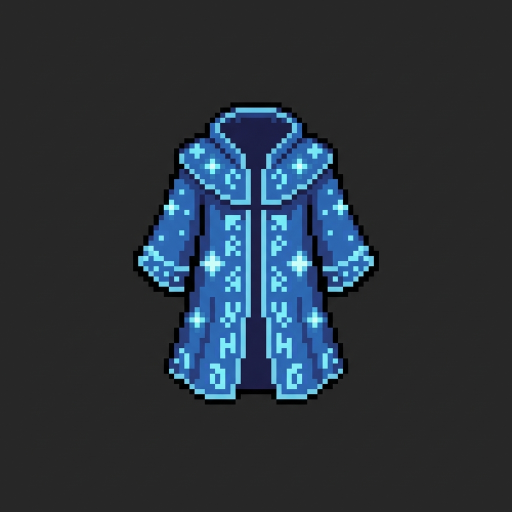
#> input picture raw_assets/ai_generated_raw/arcane_robe.png, 1024 x 1024 px, found by its file name (shown at 1/2 size); its folder holds only this picture in this run
$ python process_assets.py
#> lines starting #> are read from the running program, lines starting #| are printed output that depends on the picture
#> in remove_background_pixels, img is the input picture: PIL image 1024x1024 RGB; mean R, G, B 41.8, 51.1, 60.3
from PIL import Image, ImageFilter, ImageDraw
import os
import re
import numpy as np
from collections import Counter

input_dir = "raw_assets/ai_generated_raw"
output_dir = "raw_assets/ai_processed_transparent"

# Watermark detection settings
WATERMARK_DETECTION_HEIGHT_PCT = 0.08  # Bottom 8% height to check
WATERMARK_DETECTION_WIDTH_PCT = 0.25   # Right 25% width to check
INPAINT_RADIUS = 5  # Radius for inpainting blur

# Background color detection settings
COLOR_TOLERANCE = 35  # Tolerance for background color matching (0-255)
CORNER_SAMPLE_SIZE = 15  # Pixels to sample from each corner

def detect_background_color(img, sample_size=CORNER_SAMPLE_SIZE):
    """
    自动检测背景颜色，通过采样四个角落的像素。
    返回最常见的颜色作为背景色 (R, G, B)。
    """
    width, height = img.size
    pixels = img.load()

    corner_pixels = []

    # 采样四个角落
    corners = [
        (0, 0),                          # 左上
        (width - sample_size, 0),        # 右上
        (0, height - sample_size),       # 左下
        (width - sample_size, height - sample_size)  # 右下
    ]

    for cx, cy in corners:
        for dx in range(sample_size):
            for dy in range(sample_size):
                x = min(max(cx + dx, 0), width - 1)
                y = min(max(cy + dy, 0), height - 1)
                r, g, b, a = pixels[x, y]
                if a > 128:  # 只统计非透明像素
                    # 量化颜色以减少噪声（每8级一个桶）
                    quantized = ((r // 8) * 8, (g // 8) * 8, (b // 8) * 8)
                    corner_pixels.append(quantized)

    if not corner_pixels:
        return (255, 255, 255)  # 默认白色

    # 找出最常见的颜色
    color_counts = Counter(corner_pixels)
    most_common = color_counts.most_common(1)[0][0]

    return most_common

def is_background_color(r, g, b, bg_color, tolerance=COLOR_TOLERANCE):
    """
    检查像素是否接近背景色（使用欧几里得距离）。
    """
    bg_r, bg_g, bg_b = bg_color
    distance = ((r - bg_r) ** 2 + (g - bg_g) ** 2 + (b - bg_b) ** 2) ** 0.5
    return distance < tolerance

# [17 lines left out: function is_white_or_light, not called in this run]

def detect_watermark_region(img):
    """
    Detects if there's a watermark-like pattern in the bottom-right corner.
    Returns the bounding box of the watermark region if detected, None otherwise.
    """
    width, height = img.size
#> width = 1024; height = 1024
    pixels = img.load()

    # Define detection area (Bottom-Right corner)
    check_h = int(height * WATERMARK_DETECTION_HEIGHT_PCT)
#> check_h = 81
    check_w = int(width * WATERMARK_DETECTION_WIDTH_PCT)
#> check_w = 256

    start_x = width - check_w
#> start_x = 768
    start_y = height - check_h
#> start_y = 943

    # Get the background color (from top-left, assumed to be background)
    bg_r, bg_g, bg_b, bg_a = pixels[0, 0]
#> bg_r = 39; bg_g = 39; bg_b = 39; bg_a = 255

    # Count pixels that differ significantly from background (potential watermark)
    non_bg_count = 0
    total_pixels = check_w * check_h
#> total_pixels = 20736

    for y in range(start_y, height):
        for x in range(start_x, width):
            r, g, b, a = pixels[x, y]
            # Check if this pixel is different from background
            color_diff = abs(r - bg_r) + abs(g - bg_g) + abs(b - bg_b)
            if color_diff > 30 and a > 128:  # Significant color difference and visible
                non_bg_count += 1
#> after the loop, non_bg_count = 0

    # If more than 5% of the corner area has non-background pixels, likely watermark
    watermark_ratio = non_bg_count / max(total_pixels, 1)
#> watermark_ratio = 0
    if watermark_ratio > 0.05:
        return (start_x, start_y, width, height)

    return None

# [70 lines left out: function inpaint_region, not called in this run]

def smart_watermark_removal(img):
    """
    Intelligently detects and removes watermark using inpainting.
    Only acts if a watermark is detected.
    """
    watermark_box = detect_watermark_region(img)

    if watermark_box:
        print(f"  -> Watermark detected, applying smart inpaint...")
        return inpaint_region(img, watermark_box)
    else:
        print(f"  -> No watermark detected, skipping inpaint")
        return img

def remove_background_pixels(image_path, output_path):
    """
    1. Smart watermark removal (Inpainting if detected)
    2. Auto-detect background color from corners
    3. Remove all background pixels with color tolerance
    """
    img = Image.open(image_path)
    img = img.convert("RGBA")

    print(f"Processing: {os.path.basename(image_path)}")

    # Step 1: Smart watermark removal (Only if watermark detected)
    img = smart_watermark_removal(img)

    # Step 2: Auto-detect background color
    bg_color = detect_background_color(img)
#> after the loop in detect_background_color, `for cx, cy in corners:`: corner_pixels = 900 items, first 6: (32, 32, 32), (32, 32, 32), (32, 32, 32), (32, 32, 32), (32, 32, 32), (32, 32, 32)
#> in detect_background_color, `color_counts = Counter(corner_pixels)`: color_counts = {(32, 32, 32): 838, (40, 40, 40): 62}
#> in detect_background_color, `most_common = color_counts.most_common(1)[0][0]`: most_common = (32, 32, 32)
#> bg_color = (32, 32, 32)
    print(f"  -> Detected background color: RGB{bg_color}")
#|   -> Detected background color: RGB(32, 32, 32)

    # Determine if it's a dark background (like gray #3C3C3C = 60,60,60)
    is_dark_bg = sum(bg_color) < 400  # Dark if average < 133
#> is_dark_bg = True

    width, height = img.size
#> width = 1024; height = 1024
    pixels = img.load()

    removed_count = 0

    # Step 3: Remove background pixels
    for y in range(height):
        for x in range(width):
            r, g, b, a = pixels[x, y]
            if a == 0:
                continue

            # Use detected background color matching
            if is_background_color(r, g, b, bg_color):
                pixels[x, y] = (0, 0, 0, 0)
                removed_count += 1
            # Also check for white/light background (fallback for mixed backgrounds)
            elif not is_dark_bg and is_white_or_light(r, g, b):
                pixels[x, y] = (0, 0, 0, 0)
                removed_count += 1

    img.save(output_path, "PNG")
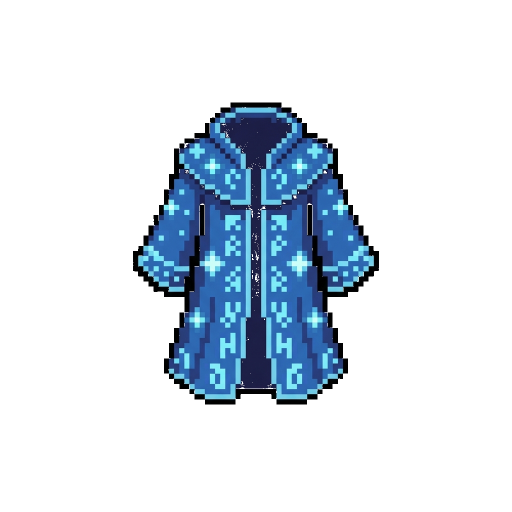
#> saved as arcane_robe.png: PIL image 1024x1024 RGBA (shown at 1/2 size); mean R, G, B, A 10.4, 19.7, 28.9, 49.4; transparent parts drawn white
    print(f"  -> Done: removed {removed_count} bg pixels\n")
#|   -> Done: removed 845422 bg pixels

print("=" * 50)
print("Smart Asset Pipeline v5 - Auto Background Detection")
print("=" * 50)
print(f"Input:  {input_dir}")
print(f"Output: {output_dir}\n")

if not os.path.exists(output_dir):
    os.makedirs(output_dir)

if not os.path.exists(input_dir):
    print(f"Warning: Input directory '{input_dir}' does not exist.")
else:
    files = [f for f in os.listdir(input_dir) if f.endswith(".png")]
    print(f"Found {len(files)} PNG files to process.\n")

    for filename in files:
        input_path = os.path.join(input_dir, filename)
        output_path = os.path.join(output_dir, filename)
        remove_background_pixels(input_path, output_path)

print("=" * 50)
print("Pipeline complete!")
print("=" * 50)
